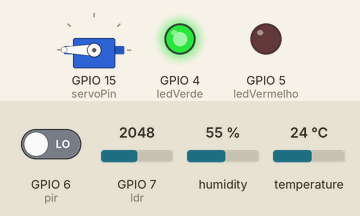
Simulated run of this sketch. Board: ESP32-S3. On the bench: servo, output pins drawn as LEDs (lit = HIGH). The test bench sets the inputs (shaded band); at power-on: GPIO 6 (pir) LOW, humidity 55 %, GPIO 7 (ldr) = 2048, temperature 24 °C. WiFi joins after 1.5 s; servers stay silent unless stated; uploads are accepted with an empty reply; the local clock reads 2024-03-15 10:24:30 at power-on unless the sketch sets it; web services answer with replies made up by the test bench; what the sketch prints to the serial monitor is not drawn.

Above: at 2.7 s.
2.8 s: GPIO 6 (pir) driven HIGH
At 5.1 s:
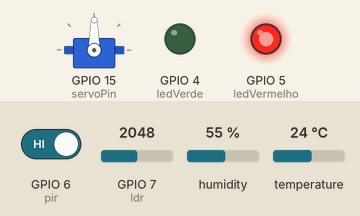
6.9 s: humidity set to 41 %
11.0 s: humidity set to 38 %
At 11.91 s:
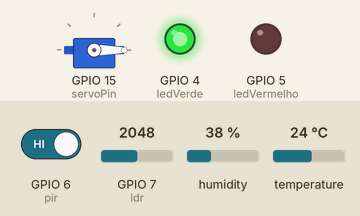
19.0 s: humidity set to 40 %
At 21.7 s:
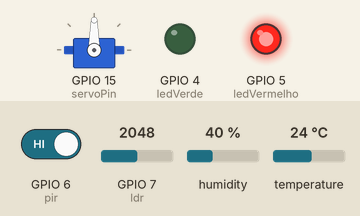
23.1 s: humidity set to 22 %
At 25.2 s:
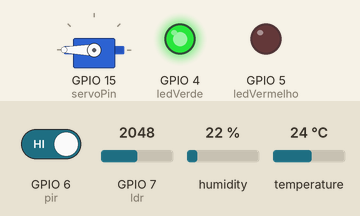
Timing chart, 0 to 32.1 s (numbered marks = the images above; inputs shaded):
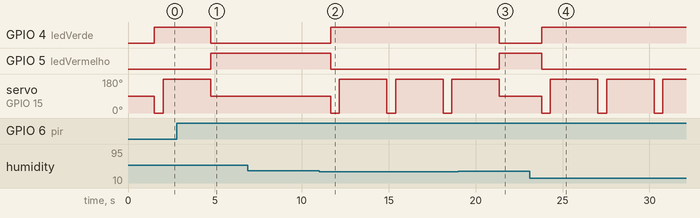

Measured:
- the behaviour switches between 40 and 39 % on humidity (found by bisection; images 1 and 2)
- after the input at 2.8 s, GPIO 4 (ledVerde): HIGH → LOW after 2.0 s; GPIO 5 (ledVermelho): LOW → HIGH after 2.0 s
- after the input at 6.9 s, every drawn part: stays the same
- after the input at 11.0 s, GPIO 4 (ledVerde): LOW → HIGH after 0.66 s; GPIO 5 (ledVermelho): HIGH → LOW after 0.66 s; servo on GPIO 15 (servoPin): alternates 180° for 2.7 s and 0° for 0.50 s, starting after 0.66 s
- after the input at 19.0 s, GPIO 4 (ledVerde): HIGH → LOW after 2.4 s; GPIO 5 (ledVermelho): LOW → HIGH after 2.4 s
- after the input at 23.1 s, GPIO 4 (ledVerde): LOW → HIGH after 0.70 s; GPIO 5 (ledVermelho): HIGH → LOW after 0.70 s; servo on GPIO 15 (servoPin): alternates 180° for 2.7 s and 0° for 0.50 s, starting after 0.70 s

The sketch:

robo.espacial.ino
```cpp
#include <WiFi.h>
#include <HTTPClient.h>
#include <ESP32Servo.h>
#include <DHT.h>
#include <time.h>

// ======================================
// WIFI
// ======================================

const char* ssid = "Rafa Crusoé";
const char* password = "12345689";

// ======================================
// SUPABASE
// ======================================

const char* supabaseUrl =
  "https://aemjcsucyrcbukbthtaq.supabase.co/rest/v1/leituras";

const char* supabaseKey =
  "eyJhbGciOiJIUzI1NiIsInR5cCI6IkpXVCJ9.eyJpc3MiOiJzdXBhYmFzZSIsInJlZiI6ImFlbWpjc3VjeXJjYnVrYnRodGFxIiwicm9sZSI6ImFub24iLCJpYXQiOjE3Nzk0NTk5MTIsImV4cCI6MjA5NTAzNTkxMn0.8q_Q0j3AT9Zt0be5tJv6HPaJicH5yWJLdXoXM4bd74s";

// ======================================
// CALLMEBOT
// ======================================

String telefone = "557199410521";

String apiKey = "7544306";

// ======================================
// PINOS ESP32-S3
// ======================================

const int ledVerde = 4;
const int ledVermelho = 5;

const int pir = 6;
const int ldr = 7;

const int servoPin = 15;

// ======================================
// DHT22
// ======================================

#define DHTPIN 16
#define DHTTYPE DHT22

DHT dht(DHTPIN, DHTTYPE);

// ======================================
// SERVO
// ======================================

Servo motor;

// ======================================
// VARIÁVEIS
// ======================================

int probabilidadeVida = 0;

String estadoRobo = "NORMAL";

bool mensagemEnviada = false;

// ======================================
// BUFFER LOCAL
// ======================================

String bufferJSON[20];

int bufferIndex = 0;

// ======================================
// TIMESTAMP
// ======================================

String obterTimestampISO() {

  struct tm timeinfo;

  if (!getLocalTime(&timeinfo)) {

    return "2026-01-01T00:00:00Z";
  }

  char buffer[30];

  strftime(
    buffer,
    sizeof(buffer),
    "%Y-%m-%dT%H:%M:%SZ",
    &timeinfo
  );

  return String(buffer);
}

// ======================================
// WHATSAPP
// ======================================

void enviarWhatsApp() {

  String mensagem =
    "ALERTA! Alta probabilidade de vida detectada no planeta.";

  mensagem.replace(" ", "%20");

  String url =
    "https://api.callmebot.com/whatsapp.php?phone=" +
    telefone +
    "&text=" +
    mensagem +
    "&apikey=" +
    apiKey;

  HTTPClient http;

  http.begin(url);

  int httpResponseCode = http.GET();

  if (httpResponseCode > 0) {

    Serial.println("Mensagem enviada via WhatsApp!");
  }

  else {

    Serial.println("Erro ao enviar mensagem.");
  }

  http.end();
}

// ======================================
// REENVIO BUFFER
// ======================================

void reenviarBuffer() {

  if (bufferIndex == 0) {

    return;
  }

  Serial.println("Tentando reenviar buffer...");

  for (int i = 0; i < bufferIndex; i++) {

    HTTPClient http;

    http.begin(supabaseUrl);

    http.addHeader("Content-Type", "application/json");

    http.addHeader("apikey", supabaseKey);

    http.addHeader(
      "Authorization",
      String("Bearer ") + supabaseKey
    );

    int codigo = http.POST(bufferJSON[i]);

    if (codigo > 0) {

      Serial.println("Leitura do buffer reenviada!");
    }

    else {

      Serial.println("Falha ao reenviar buffer.");
    }

    http.end();
  }

  bufferIndex = 0;
}

// ======================================
// ENVIO SUPABASE
// ======================================

void enviarLeituraSupabase(
  float temperatura,
  float umidade,
  int luminosidade,
  int presenca,
  int probabilidade
) {

  if (WiFi.status() != WL_CONNECTED) {

    Serial.println("WiFi desconectado.");

    return;
  }

  reenviarBuffer();

  HTTPClient http;

  http.begin(supabaseUrl);

  http.addHeader("Content-Type", "application/json");

  http.addHeader("apikey", supabaseKey);

  http.addHeader(
    "Authorization",
    String("Bearer ") + supabaseKey
  );

  String timestamp = obterTimestampISO();

  String json = "{";

  json += "\"timestamp\":\"" + timestamp + "\",";
  json += "\"temperatura_c\":" + String(temperatura) + ",";
  json += "\"umidade_pct\":" + String(umidade) + ",";
  json += "\"luminosidade\":" + String(luminosidade) + ",";
  json += "\"presenca\":" + String(presenca) + ",";
  json += "\"probabilidade_vida\":" + String(probabilidade);

  json += "}";

  Serial.println("JSON enviado:");
  Serial.println(json);

  int httpResponseCode = http.POST(json);

  Serial.print("Resposta HTTP: ");
  Serial.println(httpResponseCode);

  if (httpResponseCode > 0) {

    String resposta = http.getString();

    Serial.println("Dados enviados ao Supabase!");

    Serial.println(resposta);
  }

  else {

    Serial.println("Falha no envio.");

    if (bufferIndex < 20) {

      bufferJSON[bufferIndex] = json;

      bufferIndex++;

      Serial.println("Dados armazenados no buffer.");
    }
  }

  http.end();
}

// ======================================
// SETUP
// ======================================

void setup() {

  Serial.begin(115200);

  // LEDs

  pinMode(ledVerde, OUTPUT);
  pinMode(ledVermelho, OUTPUT);

  // PIR

  pinMode(pir, INPUT);

  // DHT

  dht.begin();

  // Servo

  motor.attach(servoPin);

  // ======================================
  // WIFI
  // ======================================

  Serial.println("Conectando ao WiFi...");

  WiFi.begin(ssid, password);

  while (WiFi.status() != WL_CONNECTED) {

    delay(500);

    Serial.print(".");
  }

  Serial.println("");

  Serial.println("WiFi conectado!");

  Serial.print("IP ESP32: ");

  Serial.println(WiFi.localIP());

  // ======================================
  // NTP
  // ======================================

  //
  configTime(0, 0, "pool.ntp.org");

  Serial.print("Sincronizando horario");

  struct tm timeinfo;

  while (!getLocalTime(&timeinfo)) {

    Serial.print(".");

    delay(500);
  }

  Serial.println("");
  Serial.println("Horario sincronizado!");

  // ======================================
  // ESTADO INICIAL
  // ======================================

  digitalWrite(ledVerde, HIGH);

  digitalWrite(ledVermelho, LOW);

  Serial.println("=================================");

  Serial.println("ROBO ESPACIAL INICIADO");

  Serial.println("=================================");
}

// ======================================
// LOOP
// ======================================

void loop() {

  // ======================================
  // LEITURA DOS SENSORES
  // ======================================

  float temperatura = dht.readTemperature();

  float umidade = dht.readHumidity();

  int luminosidade = analogRead(ldr);

  int presenca = digitalRead(pir);

  // ======================================
  // VERIFICA DHT
  // ======================================

  if (isnan(temperatura) || isnan(umidade)) {

    Serial.println("Erro ao ler DHT22!");

    delay(2000);

    return;
  }

  // ======================================
  // CÁLCULO
  // ======================================

  probabilidadeVida = 0;

  // Temperatura

  if (temperatura >= 15 && temperatura <= 30) {

    probabilidadeVida += 25;
  }

  // Umidade

  if (umidade >= 40 && umidade <= 70) {

    probabilidadeVida += 25;
  }

  // Luminosidade

  if (luminosidade > 2000) {

    probabilidadeVida += 20;
  }

  // Presença

  if (presenca == HIGH) {

    probabilidadeVida += 30;
  }

  // ======================================
  // ALERTA
  // ======================================

  if (probabilidadeVida > 75) {

    estadoRobo = "ALERTA";

    digitalWrite(ledVerde, LOW);

    digitalWrite(ledVermelho, HIGH);

    motor.write(90);

    Serial.println("");

    Serial.println(
      "ALERTA! Alta probabilidade de vida detectada!"
    );

    if (!mensagemEnviada) {

      enviarWhatsApp();

      mensagemEnviada = true;
    }
  }

  // ======================================
  // NORMAL
  // ======================================

  else {

    estadoRobo = "LIGADO";

    digitalWrite(ledVerde, HIGH);

    digitalWrite(ledVermelho, LOW);

    mensagemEnviada = false;

    Serial.println("");

    Serial.println(
      "Exploracao normal. Nenhum indicio relevante detectado."
    );

    motor.write(0);

    delay(500);

    motor.write(180);

    delay(500);
  }

  // ======================================
  // MONITOR SERIAL
  // ======================================

  Serial.println("---------------------------------");

  Serial.print("Temperatura: ");

  Serial.print(temperatura);

  Serial.println(" C");

  Serial.print("Umidade: ");

  Serial.print(umidade);

  Serial.println(" %");

  Serial.print("Intensidade da luz: ");

  Serial.println(luminosidade);

  Serial.print("Sensor de presenca: ");

  if (presenca == HIGH) {

    Serial.println("Presenca detectada");
  }

  else {

    Serial.println("Sem presenca");
  }

  Serial.print("Estado do robo: ");

  Serial.println(estadoRobo);

  Serial.print("Probabilidade de vida: ");

  Serial.print(probabilidadeVida);

  Serial.println("%");

  Serial.println("---------------------------------");

  // ======================================
  // ENVIO PARA SUPABASE
  // ======================================

  enviarLeituraSupabase(
    temperatura,
    umidade,
    luminosidade,
    presenca,
    probabilidadeVida
  );

  delay(2000);
}
```
